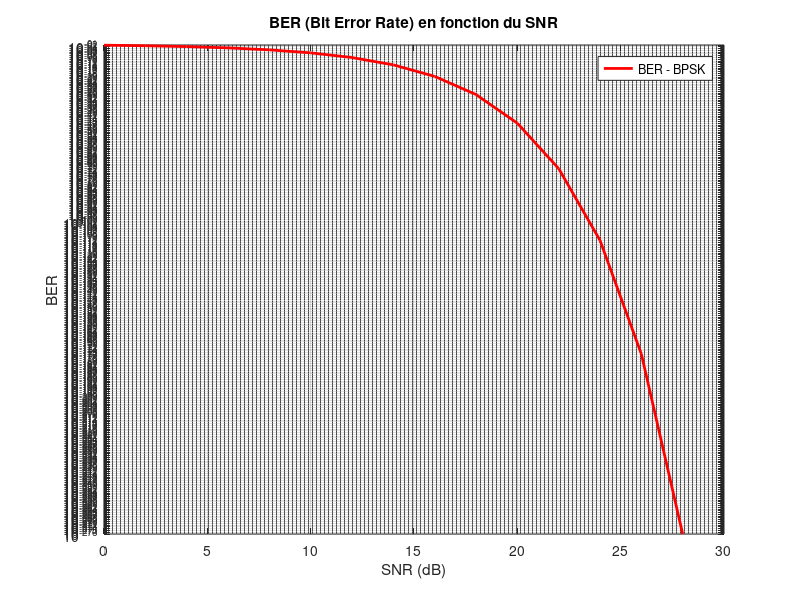
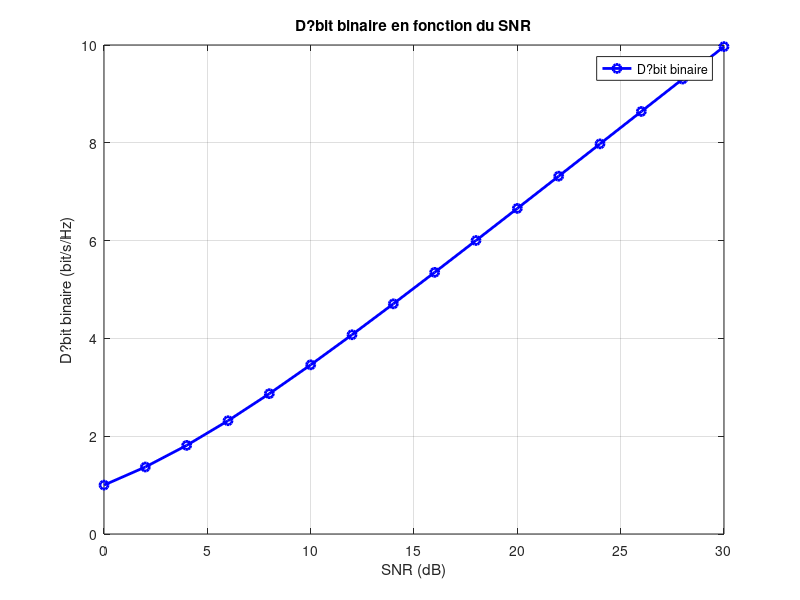
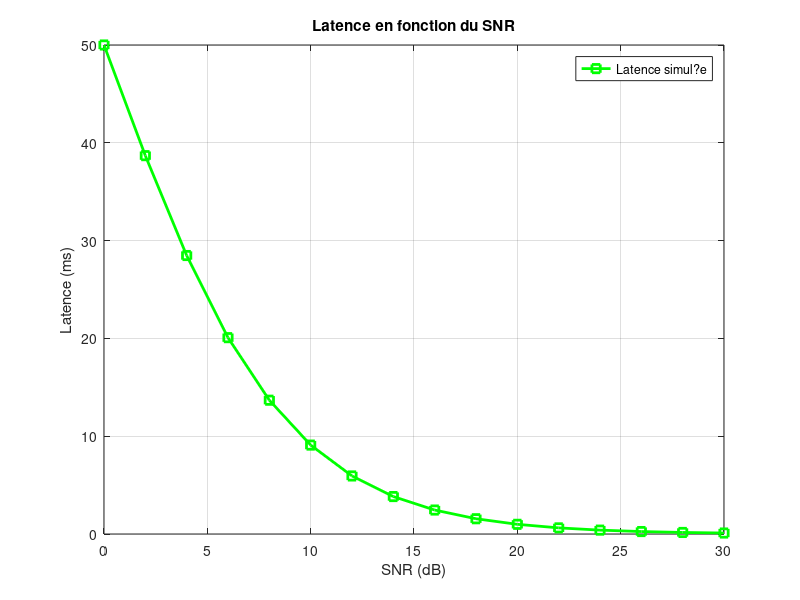

Write MATLAB code to recreate these figures, in order. (Note: this script raises an error after producing the figures.)
clc; clear; close all;

% --- Param?tres simul?s ---
SNR_dB = 0:2:30;               % SNR de 0 ? 30 dB
SNR_linear = 10.^(SNR_dB/10);  % Conversion en ?chelle lin?aire

% --- BER th?orique pour BPSK (modulation binaire simple) ---
BER = qfunc(sqrt(2 * SNR_linear));  % Fonction Q pour le BER BPSK

% --- D?bit binaire simul? en fonction du SNR ---
% Hypoth?se simple : 1 bit/s/Hz * log2(1 + SNR)
bitrate = log2(1 + SNR_linear);     % D?bit binaire normalis?

% --- Latence simul?e : inversement proportionnelle au SNR ---
latence = 100 ./ (1 + SNR_linear);  % en millisecondes

% === AFFICHAGE DES COURBES ===

% 1. Courbe BER vs SNR
figure;
semilogy(SNR_dB, BER, 'r', 'LineWidth', 2);
grid on;
xlabel('SNR (dB)');
ylabel('BER');
title('BER (Bit Error Rate) en fonction du SNR');
legend('BER - BPSK');

% 2. D?bit binaire vs SNR
figure;
plot(SNR_dB, bitrate, 'b-o', 'LineWidth', 2);
grid on;
xlabel('SNR (dB)');
ylabel('D?bit binaire (bit/s/Hz)');
title('D?bit binaire en fonction du SNR');
legend('D?bit binaire');

% 3. Latence vs SNR
figure;
plot(SNR_dB, latence, 'g-s', 'LineWidth', 2);
grid on;
xlabel('SNR (dB)');
ylabel('Latence (ms)');
title('Latence en fonction du SNR');
legend('Latence simul?e');

% 4. Courbes combin?es sur une m?me figure
figure;
yyaxis left;
semilogy(SNR_dB, BER, 'r', 'LineWidth', 2);
ylabel('BER (?chelle logarithmique)');

yyaxis right;
plot(SNR_dB, bitrate, 'b--', 'LineWidth', 2);
hold on;
plot(SNR_dB, latence, 'g:', 'LineWidth', 2);
ylabel('D?bit binaire / Latence');

xlabel('SNR (dB)');
title('Comparaison : BER, D?bit binaire, Latence vs SNR');
legend('BER', 'D?bit binaire', 'Latence');
grid on;

